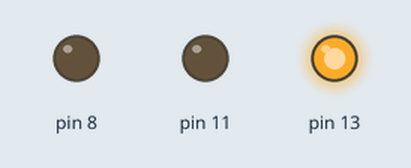
Recording of a sketch running on a simulated Arduino Uno, built with avr-gcc and run on an emulated ATmega328P. Parts: output pins drawn as LEDs (lit = HIGH).

Above: at 0.2 s.
At 7.7 s:
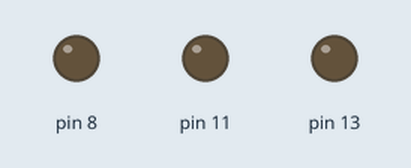
At 11.2 s:
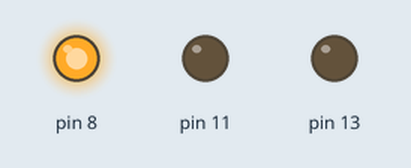
At 15.2 s:
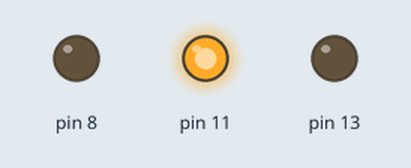
Timing chart, 0 to 15.6 s (numbered marks = the images above):
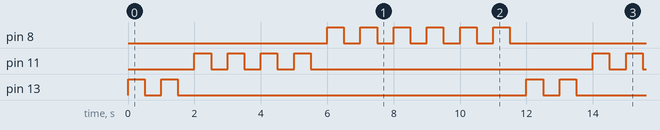

Measured:
- by itself, pin 8: repeats every 12.0 s: 5 × (LOW 0.50 s, HIGH 0.50 s), LOW 6.5 s, HIGH 0.50 s
- by itself, pin 11: repeats every 12.0 s: 3 × (LOW 0.50 s, HIGH 0.50 s), LOW 8.5 s, HIGH 0.50 s
- by itself, pin 13: repeats every 12.0 s: LOW 0.50 s, HIGH 0.50 s, LOW 10.5 s, HIGH 0.50 s

The sketch:

seriesLED.ino
```cpp
void setup() {
  // put your setup code here, to run once:
  pinMode(13, OUTPUT);
  pinMode(11, OUTPUT);
  pinMode(8, OUTPUT);

}

void loop() {
  // put your main code here, to run repeatedly:
  for(int i = 0; i < 2; i++){
    digitalWrite(13, HIGH);
    delay(500);
    digitalWrite(13, LOW);
    delay(500);
  }
  for(int i = 0; i < 4; i++){
    digitalWrite(11, HIGH);
    delay(500);
    digitalWrite(11, LOW);
    delay(500);
  }
  for(int i = 0; i < 6; i++){
    digitalWrite(8, HIGH);
    delay(500);
    digitalWrite(8, LOW);
    delay(500);
  }
}
```
